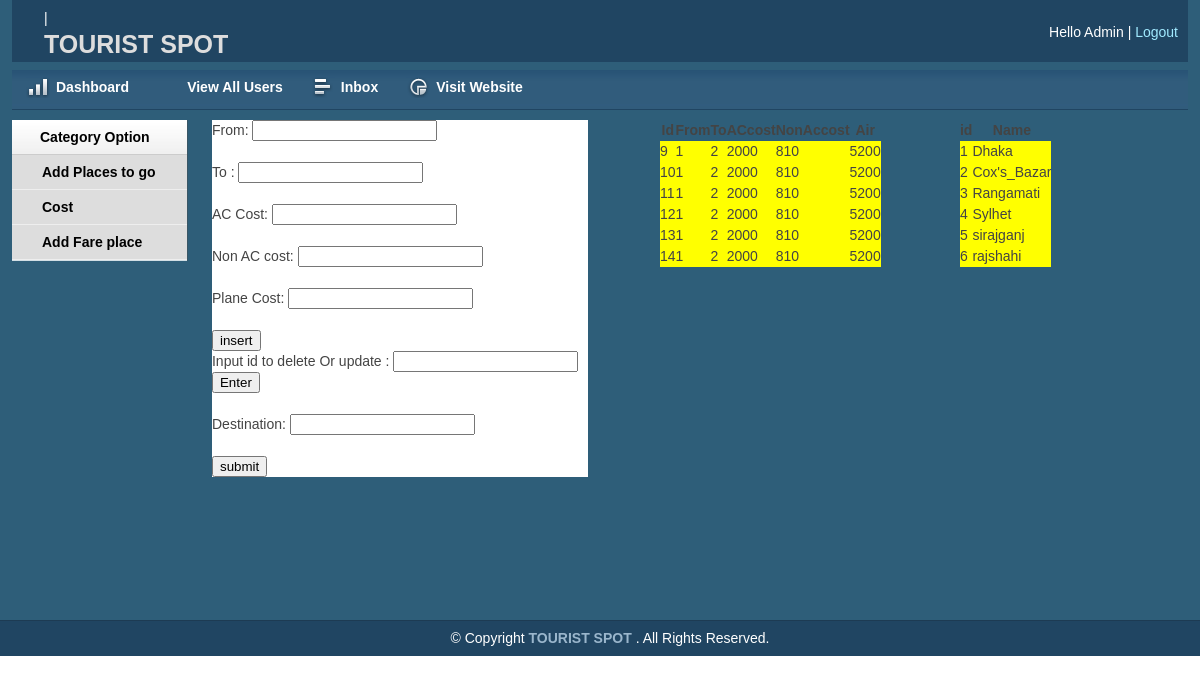
Screenshot of /admin/addfare.php with the database file from the repository.
### tables this page shows
CREATE TABLE `farecost` (
  `id` int(11) NOT NULL,
  `cfrom` varchar(255) NOT NULL,
  `cto` varchar(255) NOT NULL,
  `ACcost` varchar(255) NOT NULL,
  `NonAccost` varchar(255) NOT NULL,
  `air` varchar(255) NOT NULL
);

CREATE TABLE `name` (
  `id` int(11) NOT NULL,
  `name` varchar(255) NOT NULL
);

### admin/addfare.php (the view, shortened to what this page needs)
<!DOCTYPE html>
<html>
<head>
    <link rel="stylesheet" type="text/css" href="css/reset.css" media="screen" />
    <link rel="stylesheet" type="text/css" href="css/text.css" media="screen" />
    <link rel="stylesheet" type="text/css" href="css/grid.css" media="screen" />
    <link rel="stylesheet" type="text/css" href="css/layout.css" media="screen" />
    <link rel="stylesheet" type="text/css" href="css/nav.css" media="screen" />
    <link href="css/table/demo_page.css" rel="stylesheet" type="text/css" />
</head>
<body>
<div class="container_12">
    <div class="grid_12 header-repeat">
        <div id="branding">
            <div class="floatleft middle">
                <a href="../index.php"><h1>TOURIST SPOT </h1></a>
            </div>
            <div class="floatright">
                <div class="floatleft marginleft10">
                    <ul class="inline-ul floatleft">
                        <li>Hello Admin</li>
                        <li><a href="../index.php">Logout</a></li>
                    </ul>
                </div>
            </div>
        </div>
    </div>
    <div class="grid_12">
        <ul class="nav main">
            <li class="ic-dashboard"><a href="index.php"><span>Dashboard</span></a> </li>
            <li class="ic-typography"><a href="viewallusers.php"><span>View All Users</span></a></li>
            <li class="ic-grid-tables"><a href="inbox.php"><span>Inbox</span></a></li>
            <li class="ic-charts"><a href="../index.php"><span>Visit Website</span></a></li>
        </ul>
    </div>
    <div class="grid_2">
        <div class="box sidemenu">
            <div class="block" id="section-menu">
                <ul class="section menu">
                    <li><a class="menuitem">Category Option</a>
                        <ul class="submenu">
                            <li><a href="addcat.php">Add Places to go</a> </li>
                            <li><a href="addfare.php">Cost</a> </li>
                            <li><a href="adddisname.php">Add Fare place</a> </li>
                        </ul>
                    </li>
                </ul>
            </div>
        </div>
    </div>
    <div class="grid_4" style="background-color: white">
        <form action="insert.php" method="POST" >
            From:
            <input type="text" name="cfrom"><br><br>
            To   :
            <input type="text" name="cto"><br><br>
            AC Cost:
            <input type="text" name="accost"><br><br>
            Non AC cost: <input type="text" name="noncost"><br><br>
            Plane Cost: <input type="text" name="aircost"><br><br>
           <input type="submit" name="btnIn" value="insert">
        </form>
        <form action="Update_delete.php" method="post">
           Input id to delete Or update : <input type="text" name="id">
            <input type="submit" value="Enter"><br><br>
        </form>
        <form action="insert.php" method="post" >
            Destination:
            <input type="text" name="diss"><br><br>
            <input type="submit" name="btnn" value="submit">
        </form>
     </div>
<div class="grid_3" style="margin-left: 5%; ">
    <?php
    require_once ("db.php");
    $sqlShow="SELECT * FROM `farecost` ORDER BY id ASC";
    $qryShow= mysqli_query($con,$sqlShow);
    $numShow =mysqli_num_rows($qryShow);
    if($numShow>0)
    {
        ?>
        <table border = "1">
            <tr>
                <th> Id </th>
                <th> From </th>
                <th> To </th>
                <th> ACcost </th>
                <th> NonAccost</th>
                <th>Air</th>
            </tr>
            <?php while($recShow = mysqli_fetch_object($qryShow)){?>
                <tr style ="background: yellow;">
                    <td><?php echo $recShow->id; ?></td>
                    <td><?php echo $recShow->cfrom; ?></td>
                    <td><?php echo $recShow->cto ; ?></td>
                    <td><?php echo $recShow->ACcost; ?></td>
                    <td><?php echo $recShow->NonAccost; ?></td>
                    <td><?php echo $recShow->air; ?></td>
                </tr>
            <?php }?>
        </table>
        <?php
    }
    else{
        echo "no Data Found" ;
    }
    ?>
    </div>
    <div class="grid_1" style="">
        <?php
        $sqlShow="SELECT * FROM `name` ORDER BY id ASC";
        $qryShow= mysqli_query($con,$sqlShow);
        $numShow =mysqli_num_rows($qryShow);
        if($numShow>0)
        {
            ?>
            <table border = "1">
                <tr>
                    <th> id </th>
                    <th> Name </th>
                </tr>
                <?php while($recShow = mysqli_fetch_object($qryShow)){?>
                    <tr style ="background: yellow;">
                        <td><?php echo $recShow->id; ?></td>
                        <td><?php echo $recShow->name; ?></td>
                    </tr>
                <?php }?>
            </table>
            <?php
        }
        else{
            echo "no Data Found" ;
        }
        ?>
    </div>
</div>
<div id="site_info">
    <p>
        &copy; Copyright <a href="#"> TOURIST SPOT </a>. All Rights Reserved.
    </p>
</div>
</body>
</html>

### admin/css/layout.css (style rules this page uses)
body { background: #fff none repeat scroll 0 0; color: #444; font-size: 14px; padding: 0; }
.floatleft { float:left; }
.middle { margin-left: 22px; margin-top: -14px; }
.middle h1 { color:#ddd;margin:0 }
.floatright { float:right; }
.inline-ul li { display:inline; color:#fff; }
.marginleft10 { margin-left:10px; }
a { color: #000; font-weight:bold; text-decoration: none; }
.container_12, .container_16 { background:#2E5E79; }
h1, h2, h3, h4, h5, h6 { line-height:1.2em; margin-bottom:.3em; }
#branding { font-weight: normal; margin-bottom: 0; padding: 22px 10px 3px; text-align: left; }
.header-repeat { background:url(../img/header-repeat.jpg) repeat-x; }
#branding a { color:#A1EAFF; font-weight:normal; }
#branding a:before { content:" | "; color:#fff; }
#branding ul, #branding ul li { margin:0px; padding:0px; }
#branding li { padding:0px 0px 0px 0px !important; }
.box { background:#fff; margin-bottom:20px; padding:10px 10px 10px 10px; margin-left:-8px; }
.block { padding-top:20px; }
.box.sidemenu { background-color:#D1DEE4; border-right:1px solid #3A5665; padding:0px; margin:0px; cursor:pointer; }
.box.sidemenu .block { padding-top:0px; margin-top:0px; }
p { margin-bottom:1em; }
ul, ol { padding-top:0; }
ul.menu { list-style:none; border-top:1px solid #bbb; }
ul.menu li { margin:0; }
ul.menu li a { display:block; padding:4px 10px; border-bottom:1px solid #ccc; }
ul.menu ul { list-style:none; margin:0; }
ul.menu ul li a { padding-left:30px; }
ul.section { border-top:0; margin-bottom:0; }
ul.section li a { background:url(../img/sidemenu-repeat.jpg) repeat-x; line-height:26px; padding-left:28px; }
ul.section li li a { background:#ddd; border-bottom:1px solid #eee; }
ul.section ul li { text-transform:none; }
#site_info { color:#fff; background:#204562; border-top:1px solid #1d3b53; padding-left:20px; }
#site_info p { line-height:35px; margin-bottom:0px; }
#site_info a { color:#9ab6cc; }
.block { padding-bottom:1px; }

### admin/css/table/demo_page.css (style rules this page uses)
#site_info { text-align: center; }

### rows the page displays
farecost: id "9", cfrom "1", cto "2", ACcost "2000", NonAccost "810", air "5200"
farecost: id "10", cfrom "1", cto "2", ACcost "2000", NonAccost "810", air "5200"
farecost: id "11", cfrom "1", cto "2", ACcost "2000", NonAccost "810", air "5200"
farecost: id "12", cfrom "1", cto "2", ACcost "2000", NonAccost "810", air "5200"
farecost: id "13", cfrom "1", cto "2", ACcost "2000", NonAccost "810", air "5200"
farecost: id "14", cfrom "1", cto "2", ACcost "2000", NonAccost "810", air "5200"
name: id "1", name "Dhaka"
name: id "2", name "Cox's_Bazar"
name: id "3", name "Rangamati"
name: id "4", name "Sylhet"
name: id "5", name "sirajganj"
name: id "6", name "rajshahi"
